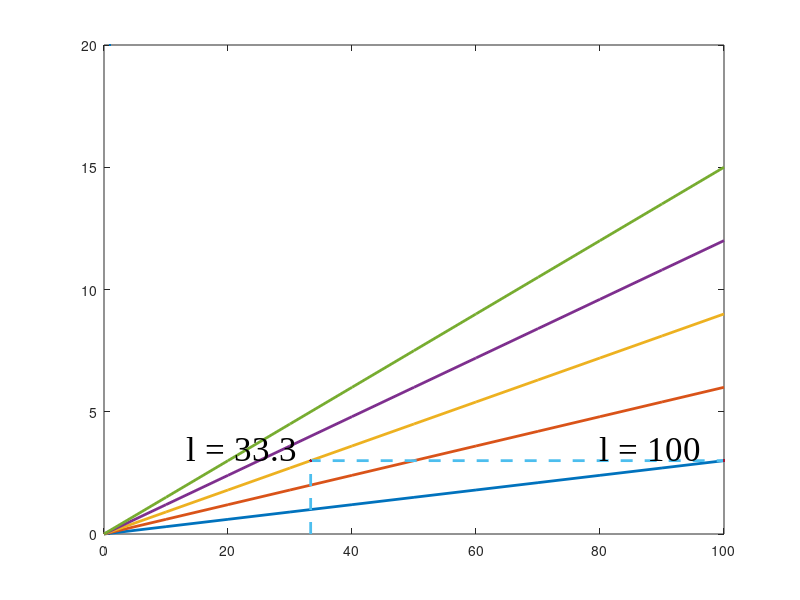

The MATLAB source for this figure: (Note: this script raises an error after producing the figure.)
% Probando cosas
clear, clc, close all

% Define colors
space_cadet = [37, 37, 65]/255 ;
light_sea_green = [32, 171, 161]/255;
bisque = [255, 225, 194]/255;
dark_orange = [255, 141, 26]/255;
brick_red = [206, 54, 79]/255;
ocean_blue = [73, 56, 181]/255;

% Define physic variables
N = 1:1:5; % Numero de vueltas del polipasto
l = 0:10:100; % cm de longitud del hilo
n = 3; % My number of turns

s = zeros(length(N), length(l)); % Displacement
R = zeros(length(N));

% Define graphic variables
color_plot_s = zeros(length(N)+2, 3);
color_plot_b = zeros(length(N), 3);

%% GET DATA
% Displacement
for i=1:length(N) 
    s(i,:) = 0.03*i*l;
    if i == 1
        color_plot_s(i,:) = light_sea_green(1,:);
    elseif i == n
        color_plot_s(i,:) = dark_orange(1,:);
    else
        color_plot_s(i,:) = bisque(1,:);
    end
end
color_plot_s(length(N)+1:length(N)+2, :) = [space_cadet(1,:); space_cadet(1,:)];

% Relation R
for i=1:length(N) 
    R(i,i) = 0.03*i*100;
    if i == 1
        color_plot_b(i,:) = light_sea_green(1,:);
    elseif i == n
        color_plot_b(i,:) = dark_orange(1,:);
    else
        color_plot_b(i,:) = bisque(1,:);
    end
end

% Displacement points
a = find(s(1,:) == 3);
b = interp1(s(3,:),l,3);

xp = [b, b, l(1,a)];
yp = [0, s(1,a), s(1,a)];

strp = {[], ['l = 33.3'], ['l = 100']};
%% PLOTS 
fig_w = 20;
fig_h = 30;
fig_pos = [0 0 fig_w fig_h];
pdf_size = [fig_w fig_h-8];

% Displacement lineal
disp_plot = figure('Name','Parallel Hoist SMA Actuator Displacement','NumberTitle','off', 'Color', 'white', 'Units','centimeters', 'Position', fig_pos);
%sgtitle('\fontsize{30} \bf Displacement improvement using hoist system')

plot(l,s,'LineWidth',2)
hold on 
plot(xp, yp, '--', 'LineWidth',2)
plot(xp(2:end), yp(2:end), '.', MarkerSize=20)
text(xp-20, yp+0.5, strp, 'FontSize', 25, 'FontName', 'Times New Roman')
% text(xp(2)-11, yp(2)+0.75, strp(2))
colororder(color_plot_s)
xlabel('\fontsize{30}SMA wire length (cm)')
ylabel('\fontsize{30}Displacement (cm)')
yticks([0 3 6 9 12 15])
ylim([0,16])
legend('Single SMA Actuator','', ...
       'Parallel Hoist SMA Actuator (3 turns)', ...
       'Parallel Hoist SMA Actuator (n turns)', ...
       'Location','northwest', ...
       'FontSize', 20)
grid on
set(gca,'fontsize', 25) 

% Displacement bar
bar_plot = figure('Name','Parallel Hoist SMA Actuator Displacement','NumberTitle','off', 'Color', 'white', 'Units','centimeters', 'Position', fig_pos);
%sgtitle('\fontsize{30} \bf Displacement improvement using hoist system')

b = barh(N,R,0.6,'stacked');
for i=1:length(N)
    b(i).FaceColor =  color_plot_b(i,:);
end
ylabel('\fontsize{30}Number of hoist turns')
xlabel('\fontsize{30}Displacement over total lenght (%)')
xticks([0 3 6 9 12 15])
xlim([0,16])
ylim([0,7])
legend({'Single SMA Actuator','', ...
       'Parallel Hoist SMA Actuator (3 turns)', ...
       'Parallel Hoist SMA Actuator (n turns)'}, ...
       'Location','northwest', ...
       'FontSize', 20)
grid on
set(gca,'fontsize', 25) 

%% Export to PDF 
export = input('Export? ');
result_name = 'displacement_comp';

if export
    set(disp_plot,'PaperSize',pdf_size);
    print(disp_plot, result_name, '-dpdf');

    set(bar_plot,'PaperSize',pdf_size);
    print(bar_plot, strcat(result_name, '_bar'), '-dpdf');
    
end